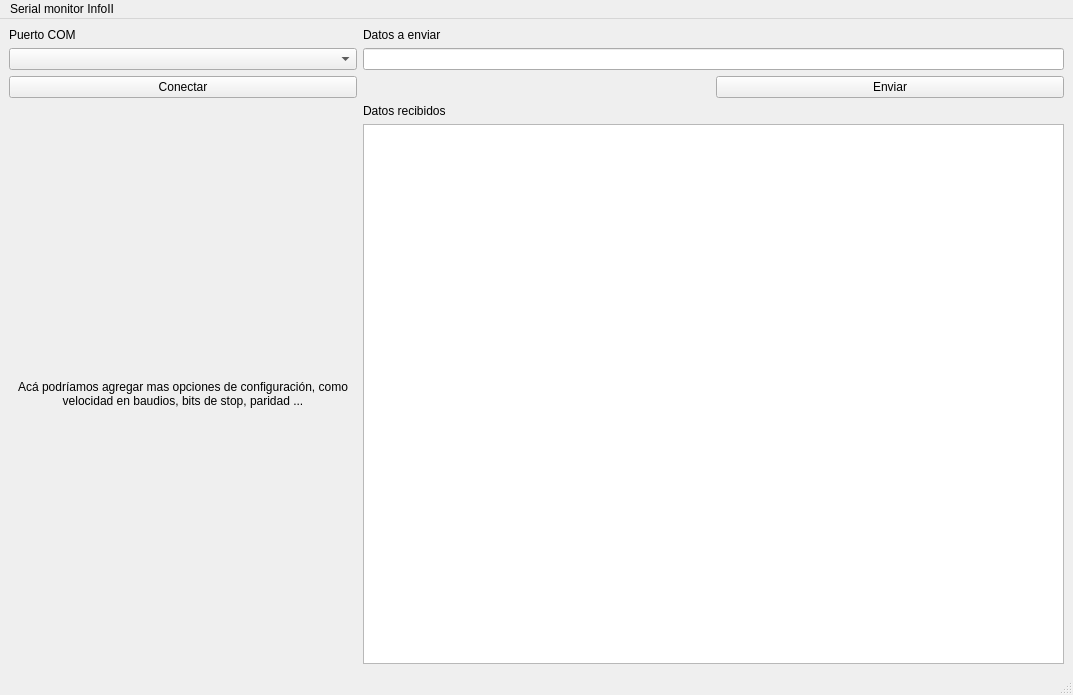
<?xml version="1.0" encoding="UTF-8"?>
<ui version="4.0">
 <class>MainWindow</class>
 <widget class="QMainWindow" name="MainWindow">
  <property name="geometry">
   <rect>
    <x>0</x>
    <y>0</y>
    <width>1073</width>
    <height>695</height>
   </rect>
  </property>
  <property name="windowTitle">
   <string>Serial Monitor Informática II</string>
  </property>
  <property name="layoutDirection">
   <enum>Qt::LeftToRight</enum>
  </property>
  <widget class="QWidget" name="centralwidget">
   <layout class="QGridLayout" name="gridLayout">
    <item row="0" column="0">
     <widget class="QLabel" name="label">
      <property name="text">
       <string>Puerto COM</string>
      </property>
     </widget>
    </item>
    <item row="0" column="1">
     <widget class="QLabel" name="label_3">
      <property name="text">
       <string>Datos a enviar</string>
      </property>
     </widget>
    </item>
    <item row="1" column="0">
     <widget class="QComboBox" name="elegirPuerto"/>
    </item>
    <item row="1" column="1" colspan="2">
     <widget class="QLineEdit" name="datosEnviar">
      <property name="layoutDirection">
       <enum>Qt::LeftToRight</enum>
      </property>
      <property name="text">
       <string/>
      </property>
     </widget>
    </item>
    <item row="2" column="0">
     <widget class="QPushButton" name="conectar">
      <property name="text">
       <string>Conectar</string>
      </property>
     </widget>
    </item>
    <item row="2" column="2">
     <widget class="QPushButton" name="enviar">
      <property name="text">
       <string>Enviar</string>
      </property>
     </widget>
    </item>
    <item row="3" column="1">
     <widget class="QLabel" name="label_2">
      <property name="text">
       <string>Datos recibidos</string>
      </property>
     </widget>
    </item>
    <item row="4" column="0">
     <widget class="QLabel" name="label_4">
      <property name="text">
       <string>Acá podríamos agregar mas opciones de configuración, como velocidad en baudios, bits de stop, paridad ...</string>
      </property>
      <property name="alignment">
       <set>Qt::AlignCenter</set>
      </property>
      <property name="wordWrap">
       <bool>true</bool>
      </property>
     </widget>
    </item>
    <item row="4" column="1" colspan="2">
     <widget class="QTextEdit" name="datosRecibidos"/>
    </item>
   </layout>
  </widget>
  <widget class="QMenuBar" name="menubar">
   <property name="geometry">
    <rect>
     <x>0</x>
     <y>0</y>
     <width>1073</width>
     <height>25</height>
    </rect>
   </property>
   <widget class="QMenu" name="menuSerial_monitor_InfoII">
    <property name="title">
     <string>Serial monitor InfoII</string>
    </property>
   </widget>
   <addaction name="menuSerial_monitor_InfoII"/>
  </widget>
  <widget class="QStatusBar" name="statusbar"/>
 </widget>
 <resources/>
 <connections/>
</ui>
